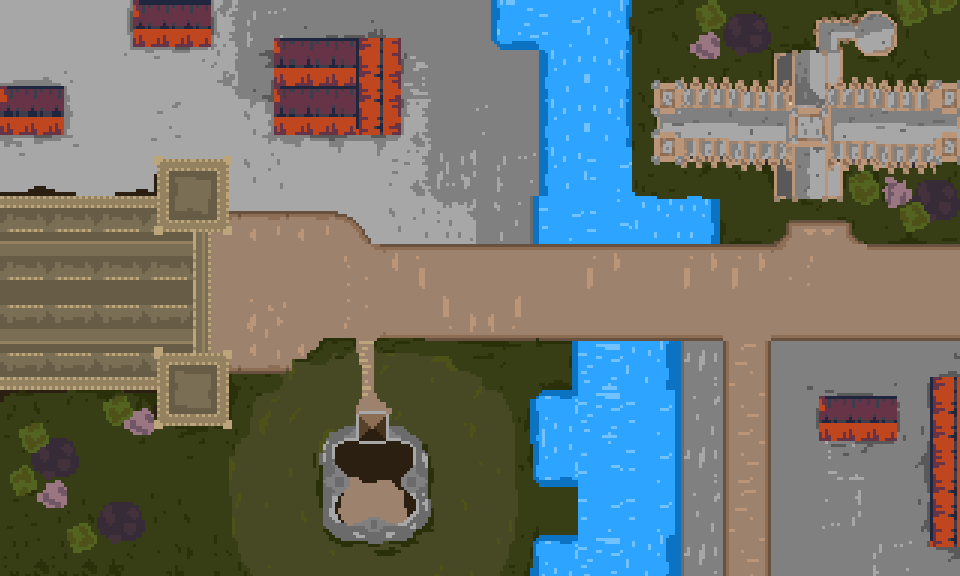

Tiled map render using the project's own tile images. Description and the whole map definition, tile-layer contents included, below:
An orthogonal 30x18 tile map with 32x32 px tiles, 1 tile layer (Measures) and 24 objects (4x building8, 2x building3, building2, building1, river1, ...).

<map version="1.2" tiledversion="1.3.1" orientation="orthogonal" renderorder="right-down" compressionlevel="0" width="30" height="18" tilewidth="32" tileheight="32" infinite="0" nextlayerid="6" nextobjectid="57">
 <tileset firstgid="1" source="CityMap2.tsx" />
 <layer id="2" name="Measures" width="30" height="18">
  <data encoding="csv">
1,2,3,4,5,6,7,8,9,10,11,12,13,14,15,16,17,18,19,20,21,22,23,24,25,26,27,28,29,30,
31,32,33,34,35,36,37,38,39,40,41,42,43,44,45,46,47,48,49,50,51,52,53,54,55,56,57,58,59,60,
61,62,63,64,65,66,67,68,69,70,71,72,73,74,75,76,77,78,79,80,81,82,83,84,85,86,87,88,89,90,
91,92,93,94,95,96,97,98,99,100,101,102,103,104,105,106,107,108,109,110,111,112,113,114,115,116,117,118,119,120,
121,122,123,124,125,126,127,128,129,130,131,132,133,134,135,136,137,138,139,140,141,142,143,144,145,146,147,148,149,150,
151,152,153,154,155,156,157,158,159,160,161,162,163,164,165,166,167,168,169,170,171,172,173,174,175,176,177,178,179,180,
181,182,183,184,185,186,187,188,189,190,191,192,193,194,195,196,197,198,199,200,201,202,203,204,205,206,207,208,209,210,
211,212,213,214,215,216,217,218,219,220,221,222,223,224,225,226,227,228,229,230,231,232,233,234,235,236,237,238,239,240,
241,242,243,244,245,246,247,248,249,250,251,252,253,254,255,256,257,258,259,260,261,262,263,264,265,266,267,268,269,270,
271,272,273,274,275,276,277,278,279,280,281,282,283,284,285,286,287,288,289,290,291,292,293,294,295,296,297,298,299,300,
301,302,303,304,305,306,307,308,309,310,311,312,313,314,315,316,317,318,319,320,321,322,323,324,325,326,327,328,329,330,
331,332,333,334,335,336,337,338,339,340,341,342,343,344,345,346,347,348,349,350,351,352,353,354,355,356,357,358,359,360,
361,362,363,364,365,366,367,368,369,370,371,372,373,374,375,376,377,378,379,380,381,382,383,384,385,386,387,388,389,390,
391,392,393,394,395,396,397,398,399,400,401,402,403,404,405,406,407,408,409,410,411,412,413,414,415,416,417,418,419,420,
421,422,423,424,425,426,427,428,429,430,431,432,433,434,435,436,437,438,439,440,441,442,443,444,445,446,447,448,449,450,
451,452,453,454,455,456,457,458,459,460,461,462,463,464,465,466,467,468,469,470,471,472,473,474,475,476,477,478,479,480,
481,482,483,484,485,486,487,488,489,490,491,492,493,494,495,496,497,498,499,500,501,502,503,504,505,506,507,508,509,510,
511,512,513,514,515,516,517,518,519,520,521,522,523,524,525,526,527,528,529,530,531,532,533,534,535,536,537,538,539,540
</data>
 </layer>
 <objectgroup id="3" name="colliders">
  <object id="19" name="building2" x="273.788" y="36.978" width="123.738" height="93.8701" />
  <object id="22" name="building3" x="320.885" y="427.085" width="108.292" height="114.391" />
  <object id="23" name="building1" x="1.42227" y="85.3353" width="62.4467" height="49.2239" />
  <object id="29" name="river1" x="532.667" y="0.166667" width="101.667" height="242.333" />
  <object id="30" name="river2" x="491.5" y="-0.333333" width="46.3333" height="48.3333" />
  <object id="31" name="river3" x="633.667" y="199" width="53.3333" height="44.3333" />
  <object id="33" name="minster1" x="1" y="193" width="208" height="191" />
  <object id="34" name="minster2" x="157" y="158" width="70" height="68" />
  <object id="35" name="minster3" x="157" y="352" width="69" height="71.6667" />
  <object id="37" name="river5" x="570" y="336" width="108" height="240" />
  <object id="38" name="river6" x="528.333" y="385" width="41.3333" height="101.333" />
  <object id="39" name="river7" x="528" y="533.333" width="42.3333" height="42.3333" />
  <object id="42" name="building6" x="818.667" y="395.667" width="77" height="46" />
  <object id="43" name="building7" x="930.333" y="376.833" width="29" height="169.833" />
  <object id="44" name="building8" x="653" y="80.6667" width="306.667" height="81.5" />
  <object id="45" name="building9" x="133" y="0.33333" width="77" height="45.1667" />
  <object id="52" name="building3" x="356.354" y="412.305" width="31.792" height="13.891" />
  <object id="53" name="building8" x="774.333" y="52.4167" width="68.3337" height="28.8333" />
  <object id="55" name="building8" x="789.833" y="155.75" width="68.3337" height="39.8333" />
  <object id="56" name="building8" x="814.333" y="13.5834" width="80.8337" height="38.8333" />
 </objectgroup>
 <objectgroup id="4" name="spawns">
  <object id="46" name="engineSpawn" x="319.333" y="233">
   <point />
  </object>
 </objectgroup>
 <objectgroup id="5" name="towers">
  <object id="49" name="tower1" x="356.424" y="298.295" width="200.418" height="200.418">
   <properties>
    <property name="health" type="int" value="1000" />
    <property name="size" type="float" value="1" />
    <property name="texDisengaged" value="TowerTextures/tutorialTowerDisengaged.png" />
    <property name="texEngaged" value="TowerTextures/tutorialTowerEngaged.png" />
    <property name="weapon" value="basicWeapon" />
   </properties>
   <ellipse />
  </object>
  <object id="50" name="tower3" x="493.299" y="150.564" width="261.84" height="247.953">
   <properties>
    <property name="health" type="int" value="1000" />
    <property name="size" type="float" value="1" />
    <property name="texDisengaged" value="TowerTextures/SpokeTowerDisengaged.png" />
    <property name="texEngaged" value="TowerTextures/SpokeTowerEngaged.png" />
    <property name="weapon" value="spokeWeapon" />
   </properties>
   <ellipse />
  </object>
  <object id="51" name="tower2" x="753.209" y="179.255" width="211.1" height="211.1">
   <properties>
    <property name="health" type="int" value="1000" />
    <property name="size" type="float" value="1" />
    <property name="texDisengaged" value="TowerTextures/ExplosiveTowerDisengaged.png" />
    <property name="texEngaged" value="TowerTextures/ExplosiveTowerEngaged.png" />
    <property name="weapon" value="randomDirWeapon" />
   </properties>
   <ellipse />
  </object>
 </objectgroup>
</map>